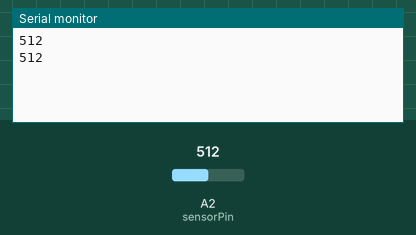
Bench run of a sketch on a simulated Arduino Uno, built with avr-gcc and run on an emulated ATmega328P. Shown: the last lines printed to the serial monitor. Inputs (shaded band) come from the test bench; at power-on: A2 (sensorPin) = 512.

Above: at 1.8 s.
1.9 s: A2 (sensorPin) set to 716
At 2.8 s:
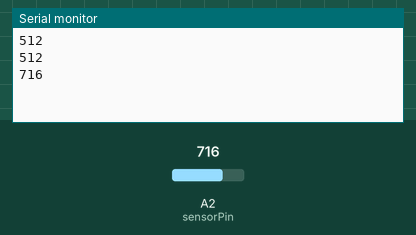
3.4 s: A2 (sensorPin) set to 900
At 4.6 s:
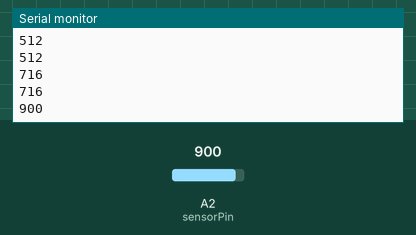
Timing chart, 0 to 6.4 s (numbered marks = the images above; inputs shaded):
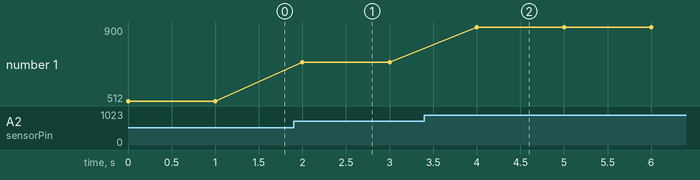

The sketch:

sketch_ky_018_ldr_photoresistor_sensor.ino
```cpp
int sensorPin = 2; //define analog pin 2
int value = 0;

void setup() {
  Serial.begin(9600);
}

void loop() {
  value = analogRead(sensorPin);
  Serial.println(value, DEC); // light intensity
                // high values for bright environment
                // low values for dark environment
  delay(1000);
}
```

Measured:
- after the input at 1.9 s, the serial monitor: prints a new line after 0.10 s (image 1)
- after the input at 3.4 s, the serial monitor: prints a new line after 0.60 s (image 2)
- plotted number 1: 512 → 716 after the input at 1.9 s, 716 → 900 after the input at 3.4 s
